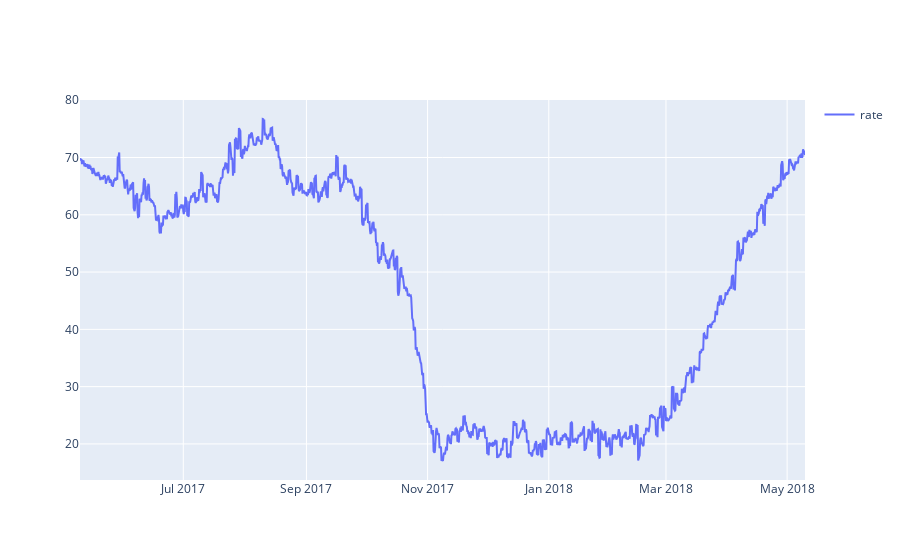

The notebook cell saved with this chart:
### Code cell
class AnomalyDetector():
    def __init__(self,url=INFLUXDB_URL, token=INFLUXDB_TOKEN, org=INFLUXDB_ORG,bucket=INFLUXDB_BUCKET):
        self.url = url
        self.token=token
        self.org = org
        self.bucket=bucket
        self.client = InfluxDBClient(url=self.url, token=self.token, org=self.org)
        self.query_api = self.client.query_api(query_options=QueryOptions(profilers=[]))
        
        self.write_api = self.client.write_api(write_options=SYNCHRONOUS)
        self.training_df = pd.DataFrame()
        self.bucket=bucket
        self.last_pull_time = datetime.now()
        
        self.model = None
        self.scaler = None
        self.time_steps=30
        self.current_year=2017
    def run(self):
        
        while True:
            current_year = self.current_year
            start_time = f"{current_year}-05-10T00:00:00Z"
            stop_time = f"{current_year + 1}-05-10T00:00:00Z"

            flux_query = f'''
            from(bucket: "{INFLUXDB_BUCKET}")
                |> range(start: -1y)  
                |> filter(fn: (r) => r._measurement == "heart_rate")
                |> filter(fn: (r) => r._field == "noisy" or r._field == "original_time")
                |> pivot(rowKey:["_time"], columnKey: ["_field"], valueColumn: "_value")
                |> filter(fn: (r) => time(v: r.original_time)>= time(v: "{start_time}") and time(v: r.original_time) < time(v: "{stop_time}"))
                |> keep(columns: ["noisy", "original_time"])
                |> sort(columns: ["original_time"])
            '''
            new_df = self.query_api.query_data_frame(query=flux_query)
            if len(new_df)<363*4:
                time.sleep(5)
                continue
            
            self.current_year+=1
            
            new_df.set_index('original_time',inplace=True)
            new_df.index = pd.to_datetime(new_df.index)
      
            anomaly_flagged_df = self.detect_anomalies(new_df)
            self.push_data_to_influxdb(anomaly_flagged_df)

    def push_data_to_influxdb(self,df):
        
        points = []
        for idx, row in df.iterrows():
            points.append(
                Point("anomaly_data")
                .tag("unit", "bpm")
                .field("noisy", row['noisy'])
                .field("anomaly", row['anomaly'])
                .field("original_time", idx.isoformat())  # Storing original time as a field
                .time(datetime.utcnow(),WritePrecision.NS)  # Use current UTC time for timestam
            )
        self.write_api.write(bucket=self.bucket, record=points)
            
    def has_one_year(self, df):
        time_span = df.index.max() - df.index.min()
        return time_span >= pd.Timedelta(days=365)
    

    def create_dataset(self, X, y, time_steps=1):
            Xs, ys = [], []
            for i in range(len(X) - time_steps):
                v = X.iloc[i:(i + time_steps)].values
                Xs.append(v)        
                ys.append(y.iloc[i + time_steps])
            return np.array(Xs), np.array(ys)
        
    def train_model(self):
        train_data = self.training_df

        scaler = StandardScaler()
        scaler = scaler.fit(train_data[['noisy']])
        self.scaler = scaler
        train_data['noisy_scl'] = scaler.transform(train_data[['noisy']])
        train_data.head()

        

        time_steps = self.time_steps
        X_train, y_train = self.create_dataset(train_data[['noisy_scl']], train_data.noisy_scl, time_steps)

        num_features=1
        model = Sequential([
            LSTM(128, input_shape=(time_steps, num_features)),
            Dropout(0.2),
            RepeatVector(time_steps),
            LSTM(128, return_sequences=True),
            Dropout(0.2),
            TimeDistributed(Dense(num_features))                 
        ])

        model.compile(loss='mae', optimizer='adam')
        history = model.fit(
            X_train, y_train,
            epochs=30,
            batch_size=32,
            validation_split=0.1,
            shuffle=False,
        )
        
        self.model = model
        
        fig = go.Figure()
        fig.add_trace(go.Scatter(x=train_data.index, y=train_data.noisy,
                            mode='lines',
                            name='rate'))
        fig.update_layout(showlegend=True)
        fig.show()         
            
    def detect_anomalies(self, new_df):
        test_data = new_df.copy()
        model = self.model
        time_steps = self.time_steps
        test_data['noisy_scl'] = self.scaler.transform(test_data[['noisy']])
        X_test, y_test = self.create_dataset(test_data[['noisy_scl']], test_data.noisy_scl, time_steps)
        X_test_pred = model.predict(X_test)
        test_mae_loss = np.mean(np.abs(X_test_pred - X_test), axis=1)

        THRESHOLD = 0.48

        test_score_df = pd.DataFrame(test_data[time_steps:])
        test_score_df['loss'] = test_mae_loss
        test_score_df['threshold'] = THRESHOLD
        test_score_df['anomaly'] = test_score_df.loss > test_score_df.threshold
        test_score_df['noisy'] = test_data[time_steps:].noisy
        
        test_score_df['date'] = test_score_df.index.date
        anomalous_dates = test_score_df[test_score_df['anomaly']].date.unique()
        
        
        # test_score_df['anomaly'] = test_score_df['date'].isin(anomalous_dates)
        
        extended_anomalous_dates = pd.Series()
        # Create a list of dates that include 1 day before and 1 day after the anomalous dates
        extended_anomalous_dates = extended_anomalous_dates.union(anomalous_dates - pd.Timedelta(days=1))
        extended_anomalous_dates = extended_anomalous_dates.union(anomalous_dates + pd.Timedelta(days=1))

        # Set anomalies based on the extended anomalous dates
        test_score_df['anomaly'] = test_score_df['date'].isin(extended_anomalous_dates)
        test_score_df.drop(columns='date', inplace=True) 

        # print('Anomaly detection completed')
        # print(test_score_df[test_score_df['anomaly']])
        # # Plotting
        # fig = go.Figure()
        # fig.add_trace(go.Scatter(x=test_data[time_steps:].index, y=test_score_df.loss,
        #                         mode='lines',
        #                         name='Test Loss'))
        # fig.add_trace(go.Scatter(x=test_data[time_steps:].index, y=test_score_df.threshold,
        #                         mode='lines',
        #                         name='Threshold'))
        # fig.update_layout(showlegend=True)
        # fig.show()

        # fig = go.Figure()
        # fig.add_trace(go.Scatter(x=test_data.index, y=test_data.noisy,
        #                         mode='lines',
        #                         name='Rate'))
        # fig.update_layout(showlegend=True)
        # fig.show()

        return test_score_df

    def get_dataframe_starting(self, starting_time):
        print("Pulling new data starting: ",starting_time)
        query = f'''
        from(bucket: "{INFLUXDB_BUCKET}")
                |> range(start: {starting_time})
                |> filter(fn: (r) => r._measurement == "heart_rate")
                |> filter(fn: (r) => r._field == "noisy" or r._field == "original_time")
                |> pivot(rowKey:["_time"], columnKey: ["_field"], valueColumn: "_value")
                |> keep(columns: ["noisy", "original_time"])
        '''
        print(query)
        df = self.query_api.query_data_frame(query=query)
        if not df.empty:
            self.last_pull_time = (datetime.utcnow().replace(tzinfo=pytz.utc) -timedelta(seconds=60)).isoformat()
            df.drop(columns=['table','result'],inplace=True)
            df['original_time'] = pd.to_datetime(df['original_time'])
        return  df
    
    def get_dataframe_initial(self):
        checkpoint_df = self.get_dataframe_starting('-24h')
        earliest_time = checkpoint_df['original_time'].min()
        one_year_after_earliest = earliest_time + pd.DateOffset(years=1)
        training_df = checkpoint_df[checkpoint_df['original_time'] <= one_year_after_earliest]
        training_df['anomaly'] = False
        training_df.set_index('original_time',inplace=True)
        training_df.index = pd.to_datetime(training_df.index)

        print('Length of training dataframe',len(training_df))
        while len(training_df)<363*4:
            checkpoint_df = self.get_dataframe_starting('-24h')
            earliest_time = checkpoint_df['original_time'].min()
            one_year_after_earliest = earliest_time + pd.DateOffset(years=1)
            training_df = checkpoint_df[checkpoint_df['original_time'] <= one_year_after_earliest]
            training_df['anomaly'] = False
            training_df.set_index('original_time',inplace=True)
            training_df.index = pd.to_datetime(training_df.index)
            time.sleep(3)

        self.training_df = training_df


try:
    ad = AnomalyDetector(url=INFLUXDB_URL, token=INFLUXDB_TOKEN, org=INFLUXDB_ORG, bucket=INFLUXDB_BUCKET)
    ad.get_dataframe_initial()
    ad.train_model()
    #ad.run()
except KeyboardInterrupt:
    print("Interrupted by user, closing client.")
    ad.close()

### Figure 1 — Plotly figure (JSON) as saved in the notebook; plotly's stock layout.template omitted (floating-point values rounded to 4 significant figures; data arrays with more than 128 entries replaced by an {"elided": "..."} marker saying what was removed)
{"data": [{"mode": "lines", "name": "rate", "type": "scatter", "x": {"elided": "1461 str values"}, "y": {"elided": "1461 float values"}}], "layout": {"showlegend": true}}
